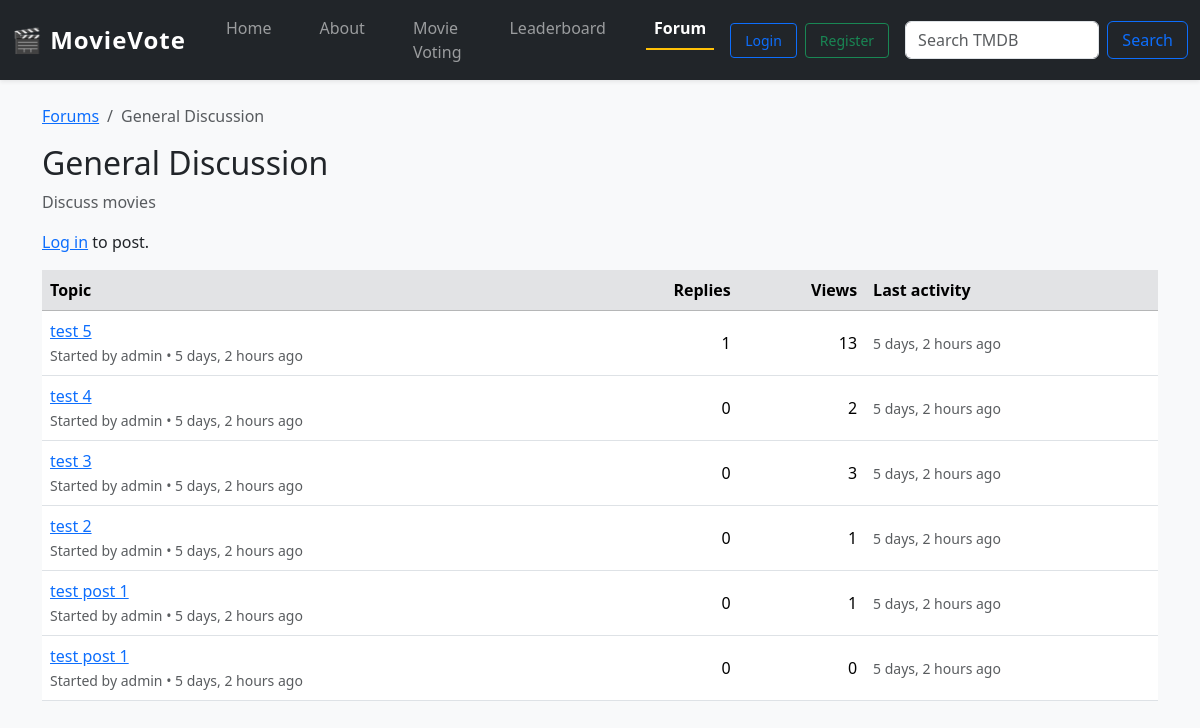
Page /forum/general-discussion/ on the earlier database version.
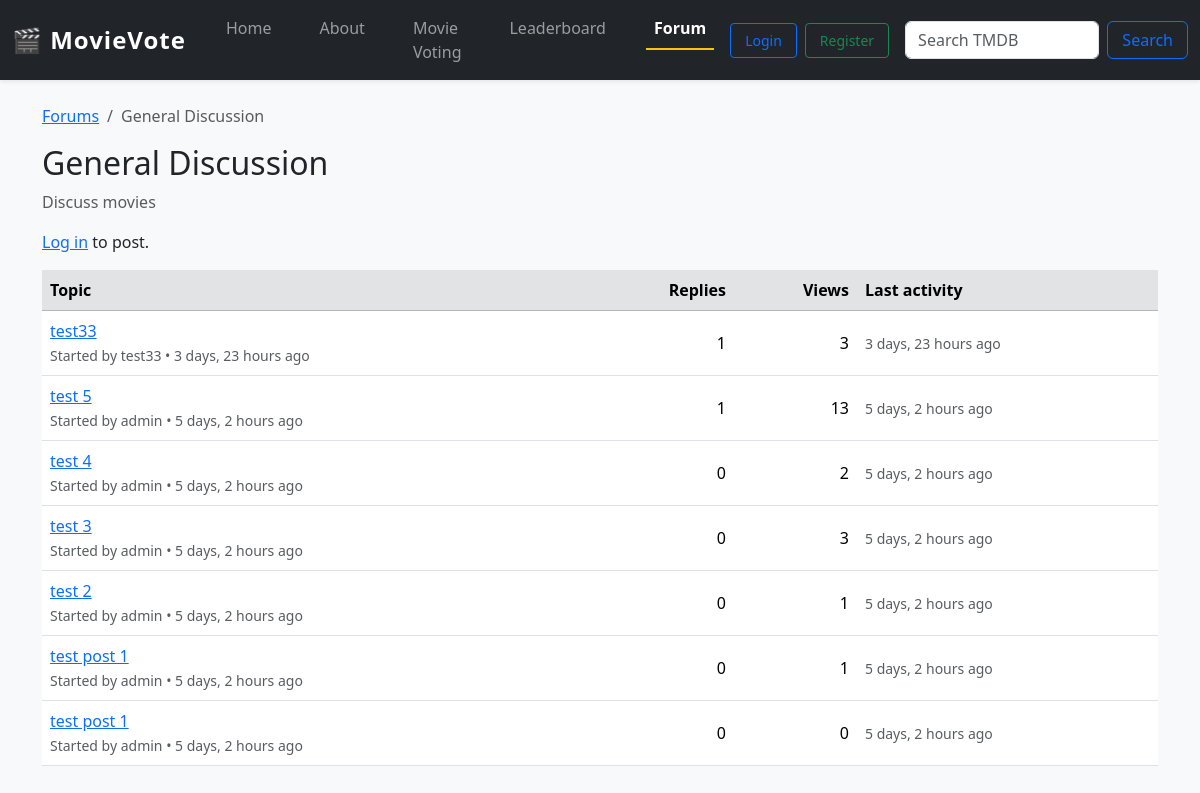
Same page on the later database version.
### forum/models.py (models this page shows, shortened)
class Topic(models.Model):
    forum       = models.ForeignKey(Forum, related_name="topics",
                                    on_delete=models.CASCADE)
    title       = models.CharField(max_length=140)
    slug        = models.SlugField(max_length=150, blank=True)
    starter     = models.ForeignKey(User, on_delete=models.CASCADE)
    created_at  = models.DateTimeField(default=timezone.now)
    updated_at  = models.DateTimeField(default=timezone.now)
    view_count  = models.PositiveIntegerField(default=0)
    reply_count = models.PositiveIntegerField(default=0)
    pinned      = models.BooleanField(default=False)
    locked      = models.BooleanField(default=False)
    class Meta:
        ordering = ("-pinned", "-updated_at")

### forum/views.py (the view)
# urls.py: path("<slug:forum>/",        views.TopicList.as_view(), name="board"),
class TopicList(ListView):
    paginate_by = 25
    template_name = "forum/board.html"
    context_object_name = "topics"
    def get_queryset(self):
        self.board = get_object_or_404(Forum, slug=self.kwargs["forum"])
        return self.board.topics.select_related("starter")
    def get_context_data(self, **kwargs):
        ctx = super().get_context_data(**kwargs)
        ctx["board"] = self.board
        return ctx

### templates/forum/board.html (shortened to what this page needs)
{% extends "movies/base.html" %}
{% load humanize %}
{% block content %}
<nav aria-label="breadcrumb">
  <ol class="breadcrumb">
    <li class="breadcrumb-item"><a href="{% url 'forum:index' %}">Forums</a></li>
    <li class="breadcrumb-item active" aria-current="page">{{ board.name }}</li>
  </ol>
</nav>
<h2>{{ board.name }}</h2>
<p class="text-muted">{{ board.blurb }}</p>
{% if user.is_authenticated %}
  <a class="btn btn-primary mb-3"
     href="{% url 'forum:topic_new' board.slug %}">
     Start New Topic
  </a>
{% else %}
  <p><a href="{% url 'login' %}">Log in</a> to post.</p>
{% endif %}
<div class="table-responsive">
  <table class="table table-hover align-middle">
    <thead class="table-secondary">
      <tr>
        <th>Topic</th>
        <th class="text-end">Replies</th>
        <th class="text-end">Views</th>
        <th>Last activity</th>
      </tr>
    </thead>
    <tbody>
    {% for t in topics %}
      <tr>
        <td>
          <a href="{% url 'forum:topic' board.slug t.pk t.slug %}">
            {{ t.title }}
          </a><br>
          <small class="text-muted">
            Started by {{ t.starter }} • {{ t.created_at|naturaltime }}
          </small>
        </td>
        <td class="text-end">{{ t.reply_count }}</td>
        <td class="text-end">{{ t.view_count }}</td>
        <td class="text-muted small">{{ t.updated_at|naturaltime }}</td>
      </tr>
    {% empty %}
      <tr><td colspan="4">No topics yet.</td></tr>
    {% endfor %}
    </tbody>
  </table>
</div>
{% endblock %}

Differences in the rows shown:
added Topic: title "test33", starter "test33", created_at "3 days, 23 hours ago", reply_count "1", view_count "3", updated_at "3 days, 23 hours ago"
